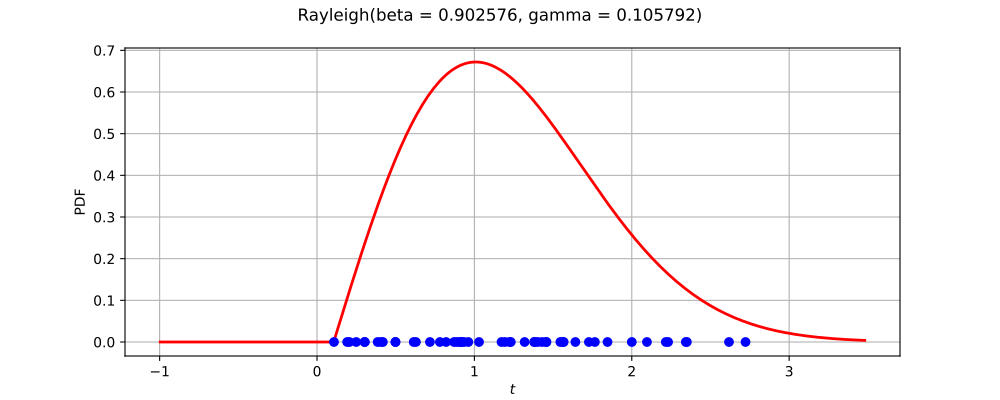

Python code for this plot:
import openturns as ot
from matplotlib import pyplot as plt
from openturns.viewer import View
ot.RandomGenerator.SetSeed(0)
factory = ot.RayleighFactory()
ref = factory.build()
dimension = ref.getDimension()
if dimension <= 2:
    if dimension == 1:
        sample = ref.getSample(50)
        distribution = factory.build(sample)
        distribution.setDescription(['$t$'])
        pdf_graph = distribution.drawPDF(256)
        cloud = ot.Cloud(sample, ot.Sample(sample.getSize(), 1))
        cloud.setColor('blue')
        cloud.setPointStyle('fcircle')
        pdf_graph.add(cloud)
        pdf_graph.setTitle(str(distribution))
        fig = plt.figure(figsize=(10, 4))
        pdf_axis = fig.add_subplot(111)
        View(pdf_graph, figure=fig, axes=[pdf_axis], add_legend=False)
    else:
        sample = ref.getSample(500)
        distribution = factory.build(sample)
        distribution.setDescription(['$t_0$', '$t_1$'])
        pdf_graph = distribution.drawPDF([256]*2)
        cloud = ot.Cloud(sample)
        cloud.setColor('red')
        cloud.setPointStyle('fcircle')
        pdf_graph.add(cloud)
        pdf_graph.setTitle(str(distribution))
        fig = plt.figure(figsize=(10, 4))
        pdf_axis = fig.add_subplot(111)
        View(pdf_graph, figure=fig, axes=[pdf_axis], add_legend=False, square_axes=True)
